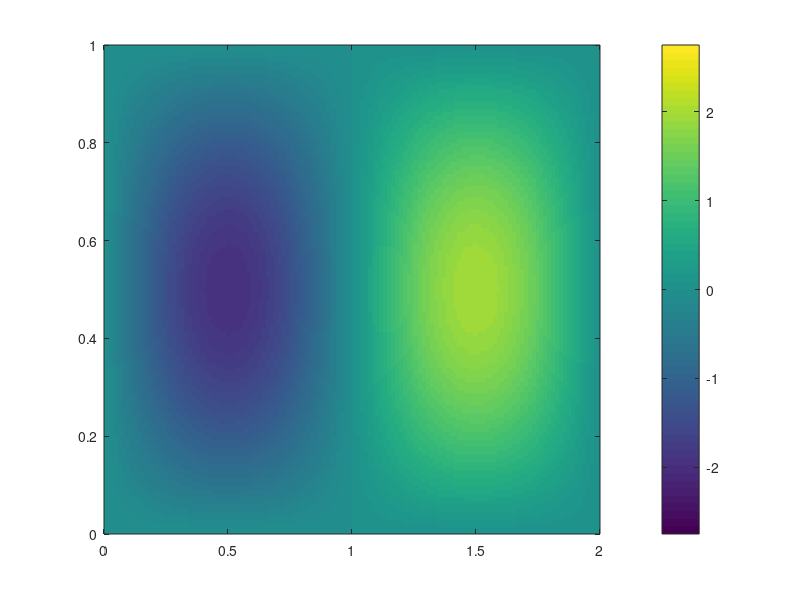

Here is the MATLAB script that generated this plot:

A = 0.1; w = pi/5; eps = 0.25; N = 128;
x=linspace(0,2,N);
y=linspace(0,1,N);
[xg,yg] = meshgrid(x,y);

xi = 0.8;yi = 0;
xf = 1.4;yf = 0.4;
n = 10;
dx=(xf-xi)/(n-1);
dy=(yf-yi)/(n-1);

% mov = VideoWriter('Double Gyre Flow Vorticity with Particles 20s.avi');
% mov.FrameRate = 10;

derivative = @(t,x,~)DoubleGyreDerivative(t,x,eps,w,A);
for i = 0:200
    

    t=i*0.1;
    %title(["Velocity and Vorticity","Time (in seconds) : "+num2str(t)]);
   
    f = (eps*sin(w*t))*xg.^2+(1-2*eps*sin(w*t)).*xg;
    dfdx = (2*eps*sin(w*t)).*xg+(1-2*eps*sin(w*t));
    d2fdx2 = (2*eps*sin(w*t));

%     u=-A*pi*(sin(pi*f)).*(cos(pi*yg));
%     v=A*pi*(sin(pi*yg)).*(cos(pi*f)).*dfdx;
    
    vort = A*pi*sin(pi*yg).*(-pi*sin(pi*f).*(dfdx.^2)+cos(pi*f)*d2fdx2-pi*sin(pi*f));
    %[vort1,~] = curl(xg,yg,u,v);
    
    
    imagesc(x,y,vort);set(gca,'YDir','normal');
    colorbar;hold on;
%     quiver(xg,yg,u,v,'b');
    xlim([0 2]);ylim([0 1]);
    
%     if(i==0)
%         for p=0:n-1
%             for q=0:n-1
%                 if (xi+p*dx>1.14)                    
%                     scatter(xi+p*dx,yi+q*dy,'o','filled','k');
% %                     xlim([0 2]);ylim([0 1]);
%                 elseif (xi+p*dx<1.12)                    
%                     scatter(xi+p*dx,yi+q*dy,'o','filled','w');
% %                     xlim([0 2]);ylim([0 1]);   
%                 end
%             end
%         end
%     else
%         for p=0:n-1
%             for q=0:n-1
%                 if (xi+p*dx>1.14)
%                     [~,xr] = ode45(derivative,[0,t],[xi+p*dx,yi+q*dy]);
%                     [hmm,~] = size(xr);
%                     scatter(xr(hmm,1),xr(hmm,2),'o','filled','k');
% %                     xlim([0 2]);ylim([0 1]);
%                 elseif (xi+p*dx<1.12)
%                     [~,xr] = ode45(derivative,[0 t],[xi+p*dx,yi+q*dy]);
%                     [hmm,~] = size(xr);
%                     scatter(xr(hmm,1),xr(hmm,2),'o','filled','w');
% %                     xlim([0 2]);ylim([0 1]);   
%                 end
%             end
%         end
%     end
      drawnow;
%     hold off;
    

%    F = getframe(gcf);
%    open(mov);
%    writeVideo(mov,F);

end
% close(mov);